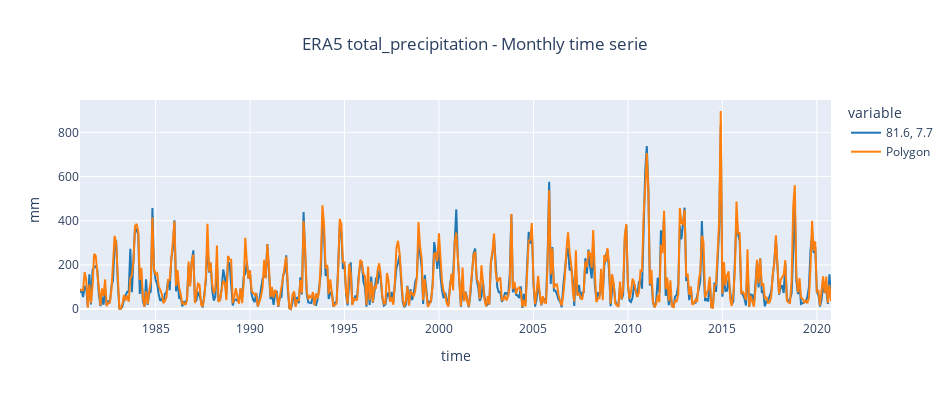
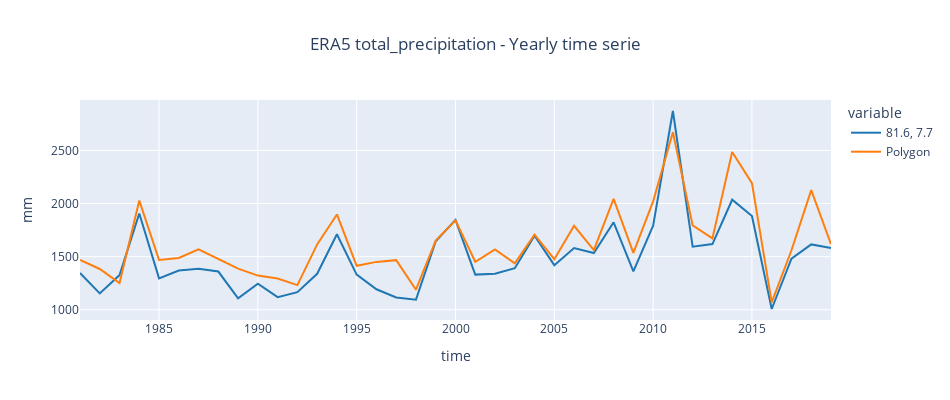
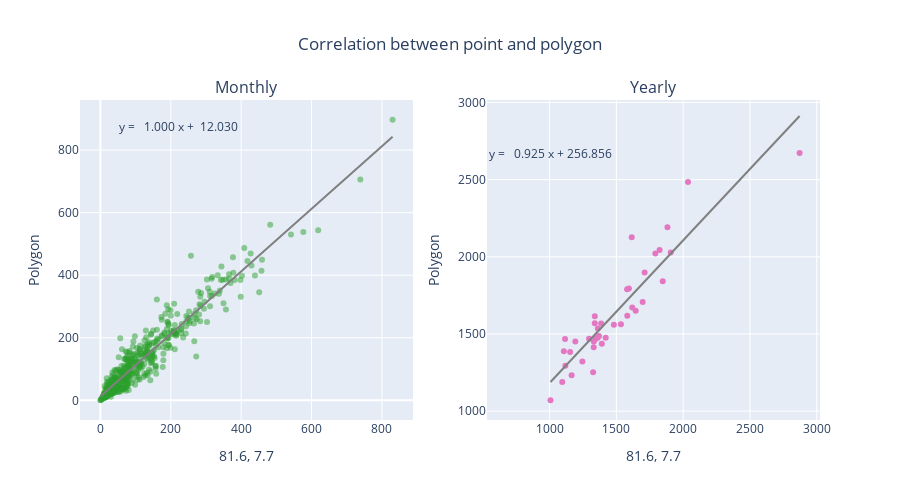

Source (notebook cell) for these figures, in order:
### Markdown cell above
### <a name=section04></a>4) Plot and export monthly time serie for one pixel and for a possible polygon
- Customize the coordinate (latitude, longitude) of the point for time serie extraction
- Run the file to export time series for the choosen point and for the possible polygon (as well as corresponding graphs)

NB: An excel file is saved in the user defined output directory, and contains numeric timeseries (monthly and yearly), corresponding graphs as well as some maps

### Code cell
"""
Created on december 2020
@author: Loïc Duffar
"""
import numpy as np
import rasterstats
import cartopy.feature as cfeature
import plotly
import plotly.graph_objects as go
import plotly.express as px
import affine
print('Plotly version: ', plotly.__version__)

pd.options.plotting.backend = "plotly"# replace default pandas backend (matplotlib) by plotly

# +++++++ Customization: Point from where to extract time serie
lat, lon = [43.5, 5.4]# FRANCE PACA Aix 
lat, lon = [8.35, 17.73] # TCHAD Moissala 
lat, lon = [7.7, 81.6]# SRI LANKA Batticaloa

# ++++++++++ MONTHLY time series extraction (and computation of total by year and interannual average)
# ---------- ...from point
time_serie = xarray_src[param].sel(longitude=lon, latitude=lat, method="nearest", tolerance=0.05)# toterance of 1/2 latitude and longitude step (0.1 degree) 
if param in param_mean:
    time_serie_by_year = time_serie.groupby('time.year').mean('time')[:-1]
else:
    time_serie_by_year = time_serie.groupby('time.year').sum('time')[:-1]

print('INTERANNUAL MEAN:', time_serie_by_year.mean())

nround = 2
df = time_serie.to_dataframe().round(nround)
df.drop(labels=['latitude', 'longitude'], axis=1, inplace=True)
col_point = str(lon) + ', ' + str(lat)
df.rename(columns= {param: col_point}, inplace=True)
'''
df2 = time_serie_by_year.to_dataframe().round(nround)
df2.drop(labels=['latitude', 'longitude'], axis=1, inplace=True)
df2.rename(columns= {param: col_point}, inplace=True)
'''
# ---------- ...from polygon
col_polyg = None
if gdf_polyg is not None:
    col_polyg = 'Polygon'
    affine_obj = affine.Affine(0.1, 0, xarray_src['longitude'][0].values, 0, -0.1, xarray_src['latitude'][0].values)
    ts_polyg = []
    for date in xarray_src['time'].values:
        date_string = str(date)[:10]
        raster = xarray_src[param].sel(time= date_string).values
        stats = rasterstats.zonal_stats(gdf_polyg, raster, affine=affine_obj, stats=['mean'])
        ts_polyg.append(round(stats[0]['mean'], nround))
    df[col_polyg] = ts_polyg

# ++++++++++ YEARLY time series
if param in param_mean:
    df2 = df.groupby(df.index.year).mean()[:-1]
else:
    df2 = df.groupby(df.index.year).sum()[:-1]
#df2.rename_axis(index={'time': 'year'}, inplace=True)
#    df2[col_polyg] = ts_polyg_by_year
#    display(df2)
    
# +++++++++++ Display monthly values in columns by month
tables = []
df['MONTH'] = df.index.month
df['YEAR'] = df.index.year
for par in [col_point, col_polyg]:
    if par is not None: 
        table = df[[par, 'MONTH', 'YEAR']]
        table = table.pivot_table(values= par, index='YEAR', columns='MONTH')    # convert long-form dataframe to wide-form
        if par in param_mean:
            table['Mean'] = table.apply(func=np.mean, axis='columns')            # compute and add annual average
        else:
            table['Total'] = table.apply(func=np.sum, axis='columns')            # compute and add annual sum
        avg = table.mean()                                                       # compute interannual average
        table.append(avg.rename('Mean', inplace=True, axis='index'))             # add this average as a row of table
        #display(table)
        tables.append(table)
df.drop(labels=['MONTH', 'YEAR'], axis=1, inplace=True)
    
# ++++++++++ plot time series
# .......... hvplot
#graph = time_serie.hvplot(title='Monthly timeserie',)                 
# .......... plotly (if backend has been change at the beginning)
colors= px.colors.qualitative.D3
prefix = 'ERA5 '+ variable
fig = df.plot(width=950, height=400, labels={'value': units}, color_discrete_sequence= colors, 
              title=prefix+' - Monthly time serie')
fig2 = df2.plot(width=950, height=400, labels={'value': units}, color_discrete_sequence= colors, 
                title=prefix+' - Yearly time serie')
fig.update_layout(title_x=0.5)
fig2.update_layout(title_x=0.5)
if gdf_polyg is not None:
    fig3 = plotly.subplots.make_subplots(rows=1, cols=2, subplot_titles=("Monthly", "Yearly"))
    fig3.update_xaxes(title=col_point)
    fig3.update_yaxes(title=col_polyg)
    fig3.update_layout(height=500, width=900, showlegend=False, title_text="Correlation between point and polygon",
                      title_x=0.5)
    
    trace = go.Scatter(x=df[col_point], y=df[col_polyg], mode='markers', marker_color=colors[2], marker_opacity= 0.5)
    fig3.add_trace(trace, row=1, col=1)
    fig_trendline = px.scatter(df, x=col_point, y=col_polyg, trendline='ols', trendline_color_override='grey')
    fig3.add_trace(fig_trendline.data[1], row=1, col=1)
    results = px.get_trendline_results(fig_trendline)
    params = results.iloc[0]['px_fit_results'].params
    text = 'y = {:7.3f} x + {:7.3f}'.format(params[1], params[0])
    fig3.add_annotation(x=0.05, y=0.95, xref= 'paper', yref= 'paper', text=text, showarrow= False)
    
    trace = go.Scatter(x=df2[col_point], y=df2[col_polyg], mode='markers', marker_color=colors[6])
    fig3.add_trace(trace, row=1, col=2)
    fig_trendline = px.scatter(df2, x=col_point, y=col_polyg, trendline='ols', trendline_color_override='grey')
    fig3.add_trace(fig_trendline.data[1], row=1, col=2)
    results = px.get_trendline_results(fig_trendline)
    params = results.iloc[0]['px_fit_results'].params
    text = 'y = {:7.3f} x + {:7.3f}'.format(params[1], params[0])
    fig3.add_annotation(x=df2[col_point].min(), y=df2[col_polyg].max(), text=text, showarrow= False, row= 1,  col= 2)


monthly_graph_file = os.path.join(folder_out, 'ERA5 monthly.png')
yearly_graph_file = os.path.join(folder_out, 'ERA5 yearly.png')
correlation_graph_file = os.path.join(folder_out, 'ERA5 correlation pixel_polygon-averaged.png')
fig.write_image(monthly_graph_file)
fig2.write_image(yearly_graph_file)
fig.show()
fig2.show()
if gdf_polyg is not None:
    fig3.write_image(correlation_graph_file)
    fig3.show()

# ++++++++++ Plot interannual average map (again... but this one is exportable and it shows the pixel corresponding to timeserie)
#--------------- Options
fill_contours = True
plot_raingauges = True
raingauge_name = False
shape_files = True
#--------------- Plot and map setup
border = 0
x_ext = (lon_max - lon_min) * border
y_ext = (lat_max - lat_min) * border
proj = cartopy.crs.PlateCarree()
fig = plt.figure(figsize=(18, 14))
ax = fig.add_subplot(projection= proj)
ax.set_extent([lon_min-x_ext, lon_max+x_ext, lat_min-y_ext, lat_max+y_ext], crs=proj)
#--------------- plot contours
if fill_contours:
    cs1 = xr.plot.contourf(interannual_average, 'longitude', 'latitude', ax=ax, levels=nlevels+2, cmap=plt.cm.jet, alpha=1,
                          cbar_kwargs=dict(shrink=0.6, label=units))# contour fills
cs2 = xr.plot.contour(interannual_average, 'longitude', 'latitude', ax=ax, levels=nlevels+2, linewidths=1)# contour allows to plot contour lines (contourf does not) 
plt.clabel(cs2, fontsize=10, fmt='%4d', inline=True)
#cb = plt.colorbar(cs1, shrink=0.6)
#cb.set_label(units)
#--------------- plot the pixel point
plt.scatter(lon,lat, s=40, color='red')
text = '{:4.2f}'.format(lon)+', '+'{:4.2f}'.format(lat)
plt.annotate(text, (lon,lat), xytext=(3,0), textcoords='offset points', fontsize=8, color='black', \
             arrowprops=dict(arrowstyle='-', color='grey') )
#--------------- Map customization (Polygon and shape file)
if gdf_polyg is not None: gdf_polyg.boundary.plot(ax=ax, edgecolor='pink', facecolor='grey', alpha=0.4)
if gdf_wrapping is not None: gdf_wrapping.plot(ax=ax, edgecolor='grey', facecolor='none', color='blue', linewidth=0.5,) 
#--------------- Map wrapping (NaturalEarth)
res = '10m' # 10m, 50m or 110m (10m = 1/ 10 000 000)
ax.add_feature(cfeature.NaturalEarthFeature('physical', 'land', res, facecolor='antiquewhite', edgecolor='black'),\
                alpha=0.3)
ax.add_feature(cfeature.NaturalEarthFeature('physical', 'rivers_lake_centerlines', res, facecolor='none', 
                edgecolor='blue'), alpha=0.5)
ax.add_feature(cfeature.NaturalEarthFeature('physical', 'rivers_europe', res, facecolor='none', edgecolor='blue'))
ax.add_feature(cfeature.NaturalEarthFeature('physical', 'lakes', res, facecolor=cfeature.COLORS['water'], edgecolor='blue'), \
                alpha=0.5)
ax.add_feature(cfeature.NaturalEarthFeature('physical', 'ocean', res, facecolor=cfeature.COLORS['water'], edgecolor='black'), \
                alpha=0.5)
#ax.add_feature(cfeature.NaturalEarthFeature('physical', 'coastlines', res, facecolor='none', edgecolor='black'))
#ax.coastlines(resolution=res)
plt.title(('Interannual Mean'), loc='center')
plt.savefig(os.path.join(folder_out, interannual_average_file+'.png'), dpi=150)

# ++++++++++ Save the data and graphs in excel file
excel_file = 'ERA5 timeserie.xlsx'
writer = pd.ExcelWriter(os.path.join(folder_out, os.path.join(folder_out, excel_file)), engine= 'xlsxwriter')
workbook  = writer.book
#--------------- Single column
df.to_excel(writer, sheet_name='unique_column', startrow=3, engine= 'xlsxwriter')
worksheet = writer.sheets['unique_column']
#worksheet.write('A1', 'Lat.=')
#worksheet.write('A2', 'Lon.=')
worksheet.write('A1', 'Param.=')
worksheet.write('A2', 'Unit=')
#worksheet.write('B1', lat)
#worksheet.write('B2', lon)
worksheet.write('B1', param)
worksheet.write('B2', units)
if os.path.exists(monthly_graph_file):
    worksheet.insert_image('D1', monthly_graph_file)
if os.path.exists(yearly_graph_file):
    worksheet.insert_image('D20', yearly_graph_file)
if os.path.exists(os.path.join(folder_out, interannual_average_file+'.png')):
    worksheet.insert_image('D40', os.path.join(folder_out, interannual_average_file+'.png'))
if os.path.exists(os.path.join(folder_out, mean_by_month_file)):
    worksheet.insert_image('T1', os.path.join(folder_out, mean_by_month_file))
if os.path.exists(os.path.join(folder_out, facet_plot_subset_file)):
    worksheet.insert_image('AL1', os.path.join(folder_out,facet_plot_subset_file))
if os.path.exists(os.path.join(folder_out, annual_file)):
    worksheet.insert_image('AL40', os.path.join(folder_out, annual_file))
#--------------- One column by month
for col, table in zip([col_point, col_polyg], tables):
    table.to_excel(writer, sheet_name=col+'_by_month', startrow=3, engine= 'xlsxwriter') # save wide-form table
    worksheet = writer.sheets[col+'_by_month']

    worksheet.write('A1', 'Localisation=')
    worksheet.write('A2', 'Var.=')
    worksheet.write('A3', 'Unit=')
    worksheet.write('B1', col)
    worksheet.write('B2', param)
    worksheet.write('B3', units)
    chart = workbook.add_chart({'type': 'scatter', 'subtype': 'straight'})
    chart.add_series({'categories': "='"+col+"_by_month'!$A$5:$A$100",
                      'values': "='"+col+"_by_month'!$N$5:$N$100"})
    worksheet.insert_chart('O1', chart)
if gdf_polyg is not None:
    worksheet.insert_image('O16', os.path.join(folder_out, correlation_graph_file))
writer.save()

### Figure 1 — Plotly figure (JSON) as saved in the notebook; plotly's stock layout.template omitted (floating-point values rounded to 4 significant figures; data arrays with more than 128 entries replaced by an {"elided": "..."} marker saying what was removed)
{"data": [{"hovertemplate": "variable=81.6, 7.7<br>time=%{x}<br>mm=%{y}<extra></extra>", "legendgroup": "81.6, 7.7", "line": {"color": "#1F77B4", "dash": "solid"}, "mode": "lines", "name": "81.6, 7.7", "orientation": "v", "showlegend": true, "type": "scatter", "x": {"elided": "478 str values"}, "xaxis": "x", "y": {"elided": "478 float values"}, "yaxis": "y"}, {"hovertemplate": "variable=Polygon<br>time=%{x}<br>mm=%{y}<extra></extra>", "legendgroup": "Polygon", "line": {"color": "#FF7F0E", "dash": "solid"}, "mode": "lines", "name": "Polygon", "orientation": "v", "showlegend": true, "type": "scatter", "x": {"elided": "478 str values"}, "xaxis": "x", "y": {"elided": "478 float values"}, "yaxis": "y"}], "layout": {"height": 400, "legend": {"title": {"text": "variable"}, "tracegroupgap": 0}, "title": {"text": "ERA5 total_precipitation - Monthly time serie", "x": 0.5}, "width": 950, "xaxis": {"anchor": "y", "domain": [0, 1], "title": {"text": "time"}}, "yaxis": {"anchor": "x", "domain": [0, 1], "title": {"text": "mm"}}}}

### Figure 2 — Plotly figure (JSON) as saved in the notebook; plotly's stock layout.template omitted (floating-point values rounded to 4 significant figures)
{"data": [{"hovertemplate": "variable=81.6, 7.7<br>time=%{x}<br>mm=%{y}<extra></extra>", "legendgroup": "81.6, 7.7", "line": {"color": "#1F77B4", "dash": "solid"}, "mode": "lines", "name": "81.6, 7.7", "orientation": "v", "showlegend": true, "type": "scatter", "x": [1981, 1982, 1983, 1984, 1985, 1986, 1987, 1988, 1989, 1990, 1991, 1992, 1993, 1994, 1995, 1996, 1997, 1998, 1999, 2000, 2001, 2002, 2003, 2004, 2005, 2006, 2007, 2008, 2009, 2010, 2011, 2012, 2013, 2014, 2015, 2016, 2017, 2018, 2019], "xaxis": "x", "y": [1346.0, 1154.0, 1326.0, 1907.0, 1296.0, 1370.0, 1386.0, 1360.0, 1107.0, 1246.0, 1118.0, 1165.0, 1339.0, 1711.0, 1330.0, 1193.0, 1116.0, 1095.0, 1644.0, 1847.0, 1331.0, 1338.0, 1391.0, 1697.0, 1420.0, 1580.0, 1534.0, 1824.0, 1361.0, 1792.0, 2871.0, 1594.0, 1619.0, 2036.0, 1882.0, 1007.0, 1481.0, 1615.0, 1582.0], "yaxis": "y"}, {"hovertemplate": "variable=Polygon<br>time=%{x}<br>mm=%{y}<extra></extra>", "legendgroup": "Polygon", "line": {"color": "#FF7F0E", "dash": "solid"}, "mode": "lines", "name": "Polygon", "orientation": "v", "showlegend": true, "type": "scatter", "x": [1981, 1982, 1983, 1984, 1985, 1986, 1987, 1988, 1989, 1990, 1991, 1992, 1993, 1994, 1995, 1996, 1997, 1998, 1999, 2000, 2001, 2002, 2003, 2004, 2005, 2006, 2007, 2008, 2009, 2010, 2011, 2012, 2013, 2014, 2015, 2016, 2017, 2018, 2019], "xaxis": "x", "y": [1469.0, 1384.0, 1251.0, 2028.0, 1468.0, 1487.0, 1568.0, 1475.0, 1387.0, 1322.0, 1293.0, 1232.0, 1615.0, 1897.0, 1413.0, 1451.0, 1467.0, 1188.0, 1651.0, 1841.0, 1452.0, 1569.0, 1437.0, 1708.0, 1476, 1790.0, 1562.0, 2044.0, 1535.0, 2021.0, 2672.0, 1794.0, 1672.0, 2485.0, 2192.0, 1070.0, 1560.0, 2126.0, 1617.0], "yaxis": "y"}], "layout": {"height": 400, "legend": {"title": {"text": "variable"}, "tracegroupgap": 0}, "title": {"text": "ERA5 total_precipitation - Yearly time serie", "x": 0.5}, "width": 950, "xaxis": {"anchor": "y", "domain": [0, 1], "title": {"text": "time"}}, "yaxis": {"anchor": "x", "domain": [0, 1], "title": {"text": "mm"}}}}

### Figure 3 — Plotly figure (JSON) as saved in the notebook; plotly's stock layout.template omitted (floating-point values rounded to 4 significant figures; data arrays with more than 128 entries replaced by an {"elided": "..."} marker saying what was removed)
{"data": [{"marker": {"color": "#2CA02C", "opacity": 0.5}, "mode": "markers", "type": "scatter", "x": {"elided": "478 float values"}, "xaxis": "x", "y": {"elided": "478 float values"}, "yaxis": "y"}, {"hovertemplate": "<b>OLS trendline</b><br>Polygon = 1.00022 * 81.6, 7.7 + 12.0295<br>R<sup>2</sup>=0.912597<br><br>81.6, 7.7=%{x}<br>Polygon=%{y} <b>(trend)</b><extra></extra>", "legendgroup": "", "line": {"color": "grey"}, "marker": {"color": "#636efa", "symbol": "circle"}, "mode": "lines", "name": "", "showlegend": false, "type": "scatter", "x": {"elided": "478 float values"}, "xaxis": "x", "y": {"elided": "478 float values"}, "yaxis": "y"}, {"marker": {"color": "#E377C2"}, "mode": "markers", "type": "scatter", "x": [1346.0, 1154.0, 1326.0, 1907.0, 1296.0, 1370.0, 1386.0, 1360.0, 1107.0, 1246.0, 1118.0, 1165.0, 1339.0, 1711.0, 1330.0, 1193.0, 1116.0, 1095.0, 1644.0, 1847.0, 1331.0, 1338.0, 1391.0, 1697.0, 1420.0, 1580.0, 1534.0, 1824.0, 1361.0, 1792.0, 2871.0, 1594.0, 1619.0, 2036.0, 1882.0, 1007.0, 1481.0, 1615.0, 1582.0], "xaxis": "x2", "y": [1469.0, 1384.0, 1251.0, 2028.0, 1468.0, 1487.0, 1568.0, 1475.0, 1387.0, 1322.0, 1293.0, 1232.0, 1615.0, 1897.0, 1413.0, 1451.0, 1467.0, 1188.0, 1651.0, 1841.0, 1452.0, 1569.0, 1437.0, 1708.0, 1476, 1790.0, 1562.0, 2044.0, 1535.0, 2021.0, 2672.0, 1794.0, 1672.0, 2485.0, 2192.0, 1070.0, 1560.0, 2126.0, 1617.0], "yaxis": "y2"}, {"hovertemplate": "<b>OLS trendline</b><br>Polygon = 0.92487 * 81.6, 7.7 + 256.856<br>R<sup>2</sup>=0.851157<br><br>81.6, 7.7=%{x}<br>Polygon=%{y} <b>(trend)</b><extra></extra>", "legendgroup": "", "line": {"color": "grey"}, "marker": {"color": "#636efa", "symbol": "circle"}, "mode": "lines", "name": "", "showlegend": false, "type": "scatter", "x": [1007.0, 1095.0, 1107.0, 1116.0, 1118.0, 1154.0, 1165.0, 1193.0, 1246.0, 1296.0, 1326.0, 1330.0, 1331.0, 1338.0, 1339.0, 1346.0, 1360.0, 1361.0, 1370.0, 1386.0, 1391.0, 1420.0, 1481.0, 1534.0, 1580.0, 1582.0, 1594.0, 1615.0, 1619.0, 1644.0, 1697.0, 1711.0, 1792.0, 1824.0, 1847.0, 1882.0, 1907.0, 2036.0, 2871.0], "xaxis": "x2", "y": [1188.0, 1270.0, 1281.0, 1289.0, 1291.0, 1324.0, 1334.0, 1360.0, 1409.0, 1455.0, 1483.0, 1487.0, 1488.0, 1495.0, 1495.0, 1502.0, 1514.0, 1516.0, 1524.0, 1539.0, 1544.0, 1570.0, 1627.0, 1676.0, 1719.0, 1720.0, 1731.0, 1751.0, 1754.0, 1778.0, 1826.0, 1840.0, 1914.0, 1943.0, 1965.0, 1998.0, 2020.0, 2140.0, 2913.0], "yaxis": "y2"}], "layout": {"annotations": [{"font": {"size": 16}, "showarrow": false, "text": "Monthly", "x": 0.225, "xanchor": "center", "xref": "paper", "y": 1, "yanchor": "bottom", "yref": "paper"}, {"font": {"size": 16}, "showarrow": false, "text": "Yearly", "x": 0.775, "xanchor": "center", "xref": "paper", "y": 1, "yanchor": "bottom", "yref": "paper"}, {"showarrow": false, "text": "y =   1.000 x +  12.030", "x": 0.05, "xref": "paper", "y": 0.95, "yref": "paper"}, {"showarrow": false, "text": "y =   0.925 x + 256.856", "x": 1007.0, "xref": "x2", "y": 2672.0, "yref": "y2"}], "height": 500, "showlegend": false, "title": {"text": "Correlation between point and polygon", "x": 0.5}, "width": 900, "xaxis": {"anchor": "y", "domain": [0, 0.45], "title": {"text": "81.6, 7.7"}}, "xaxis2": {"anchor": "y2", "domain": [0.55, 1], "title": {"text": "81.6, 7.7"}}, "yaxis": {"anchor": "x", "domain": [0, 1], "title": {"text": "Polygon"}}, "yaxis2": {"anchor": "x2", "domain": [0, 1], "title": {"text": "Polygon"}}}}
